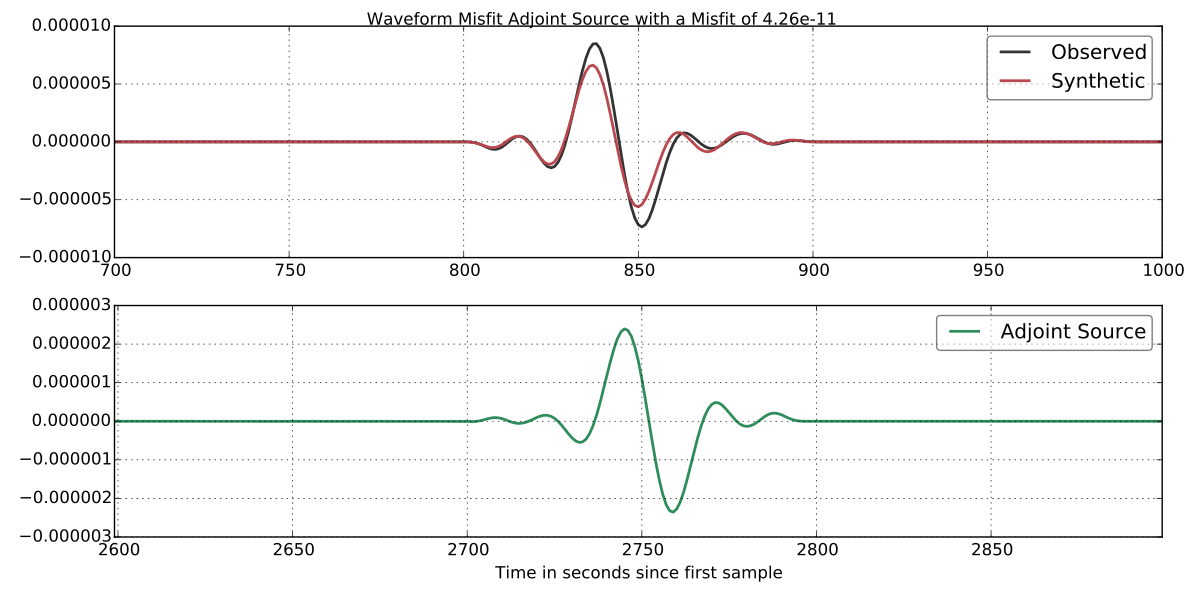

Here is the Python script that generated this plot:
import pyadjoint
import matplotlib.pylab as plt
fig = plt.figure(figsize=(12, 6))
obs, syn = pyadjoint.utils.get_example_data()
obs = obs.select(component="Z")[0]
syn = syn.select(component="Z")[0]
start, end = pyadjoint.utils.EXAMPLE_DATA_PDIFF
pyadjoint.calculate_adjoint_source("waveform_misfit", obs, syn, 20.0, 100.0,
                                   start, end, adjoint_src=True, plot=fig)
plt.show()
